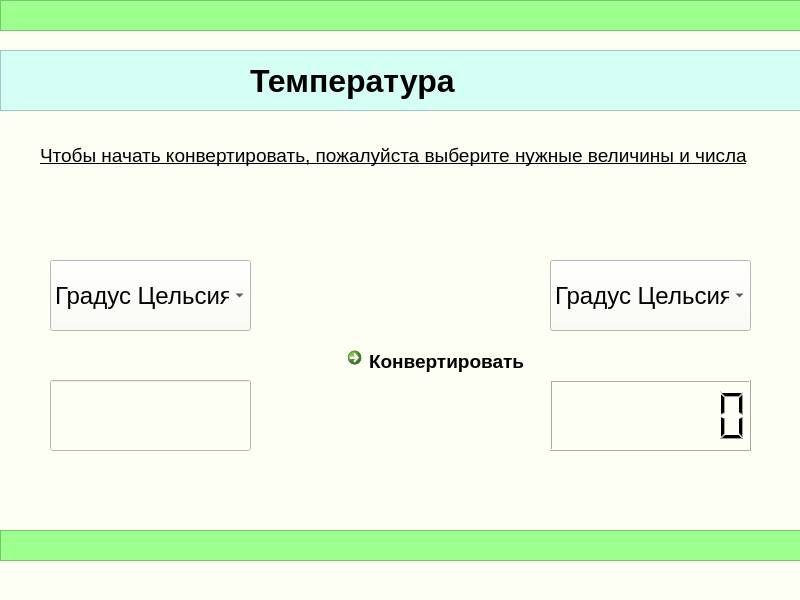
<?xml version="1.0" encoding="UTF-8"?>
<ui version="4.0">
 <class>MainWindow</class>
 <widget class="QMainWindow" name="MainWindow">
  <property name="geometry">
   <rect>
    <x>0</x>
    <y>0</y>
    <width>800</width>
    <height>600</height>
   </rect>
  </property>
  <property name="windowTitle">
   <string>MainWindow</string>
  </property>
  <property name="styleSheet">
   <string notr="true">background-color: rgb(253, 255, 244);</string>
  </property>
  <widget class="QWidget" name="centralwidget">
   <widget class="QFrame" name="frame">
    <property name="geometry">
     <rect>
      <x>0</x>
      <y>0</y>
      <width>801</width>
      <height>31</height>
     </rect>
    </property>
    <property name="styleSheet">
     <string notr="true">background:rgb(157, 255, 142)</string>
    </property>
    <property name="frameShape">
     <enum>QFrame::StyledPanel</enum>
    </property>
    <property name="frameShadow">
     <enum>QFrame::Raised</enum>
    </property>
   </widget>
   <widget class="QFrame" name="frame_2">
    <property name="geometry">
     <rect>
      <x>0</x>
      <y>50</y>
      <width>811</width>
      <height>61</height>
     </rect>
    </property>
    <property name="styleSheet">
     <string notr="true">
background-color: rgb(213, 255, 244);</string>
    </property>
    <property name="frameShape">
     <enum>QFrame::StyledPanel</enum>
    </property>
    <property name="frameShadow">
     <enum>QFrame::Raised</enum>
    </property>
    <widget class="QLabel" name="label">
     <property name="geometry">
      <rect>
       <x>250</x>
       <y>10</y>
       <width>681</width>
       <height>41</height>
      </rect>
     </property>
     <property name="font">
      <font>
       <pointsize>24</pointsize>
       <weight>75</weight>
       <bold>true</bold>
      </font>
     </property>
     <property name="text">
      <string>Температура</string>
     </property>
    </widget>
   </widget>
   <widget class="QLabel" name="label_2">
    <property name="geometry">
     <rect>
      <x>40</x>
      <y>140</y>
      <width>731</width>
      <height>31</height>
     </rect>
    </property>
    <property name="font">
     <font>
      <pointsize>14</pointsize>
      <underline>true</underline>
     </font>
    </property>
    <property name="text">
     <string>Чтобы начать конвертировать, пожалуйста выберите нужные величины и числа</string>
    </property>
   </widget>
   <widget class="QComboBox" name="comboBox">
    <property name="geometry">
     <rect>
      <x>50</x>
      <y>260</y>
      <width>201</width>
      <height>71</height>
     </rect>
    </property>
    <property name="font">
     <font>
      <pointsize>18</pointsize>
      <weight>50</weight>
      <bold>false</bold>
     </font>
    </property>
    <item>
     <property name="text">
      <string>Градус Цельсия</string>
     </property>
    </item>
    <item>
     <property name="text">
      <string>Градус Фаренгейта</string>
     </property>
    </item>
    <item>
     <property name="text">
      <string>Кельвин</string>
     </property>
    </item>
   </widget>
   <widget class="QComboBox" name="comboBox_2">
    <property name="geometry">
     <rect>
      <x>550</x>
      <y>260</y>
      <width>201</width>
      <height>71</height>
     </rect>
    </property>
    <property name="font">
     <font>
      <pointsize>18</pointsize>
      <weight>50</weight>
      <bold>false</bold>
     </font>
    </property>
    <item>
     <property name="text">
      <string>Градус Цельсия</string>
     </property>
    </item>
    <item>
     <property name="text">
      <string>Градус Фаренгейта</string>
     </property>
    </item>
    <item>
     <property name="text">
      <string>Кельвин</string>
     </property>
    </item>
   </widget>
   <widget class="QLCDNumber" name="lcdNumber_2">
    <property name="geometry">
     <rect>
      <x>550</x>
      <y>380</y>
      <width>201</width>
      <height>71</height>
     </rect>
    </property>
    <property name="font">
     <font>
      <pointsize>18</pointsize>
     </font>
    </property>
    <property name="digitCount">
     <number>7</number>
    </property>
   </widget>
   <widget class="QLineEdit" name="lineEdit">
    <property name="geometry">
     <rect>
      <x>50</x>
      <y>380</y>
      <width>201</width>
      <height>71</height>
     </rect>
    </property>
    <property name="font">
     <font>
      <pointsize>18</pointsize>
     </font>
    </property>
   </widget>
   <widget class="QCommandLinkButton" name="commandLinkButton">
    <property name="geometry">
     <rect>
      <x>340</x>
      <y>340</y>
      <width>241</width>
      <height>41</height>
     </rect>
    </property>
    <property name="font">
     <font>
      <family>Segoe UI</family>
      <pointsize>14</pointsize>
     </font>
    </property>
    <property name="text">
     <string>Конвертировать</string>
    </property>
   </widget>
   <widget class="QFrame" name="frame_3">
    <property name="geometry">
     <rect>
      <x>0</x>
      <y>530</y>
      <width>801</width>
      <height>31</height>
     </rect>
    </property>
    <property name="styleSheet">
     <string notr="true">background:rgb(157, 255, 142)</string>
    </property>
    <property name="frameShape">
     <enum>QFrame::StyledPanel</enum>
    </property>
    <property name="frameShadow">
     <enum>QFrame::Raised</enum>
    </property>
   </widget>
  </widget>
  <widget class="QMenuBar" name="menubar">
   <property name="geometry">
    <rect>
     <x>0</x>
     <y>0</y>
     <width>800</width>
     <height>21</height>
    </rect>
   </property>
  </widget>
  <widget class="QStatusBar" name="statusbar"/>
 </widget>
 <resources/>
 <connections/>
</ui>
